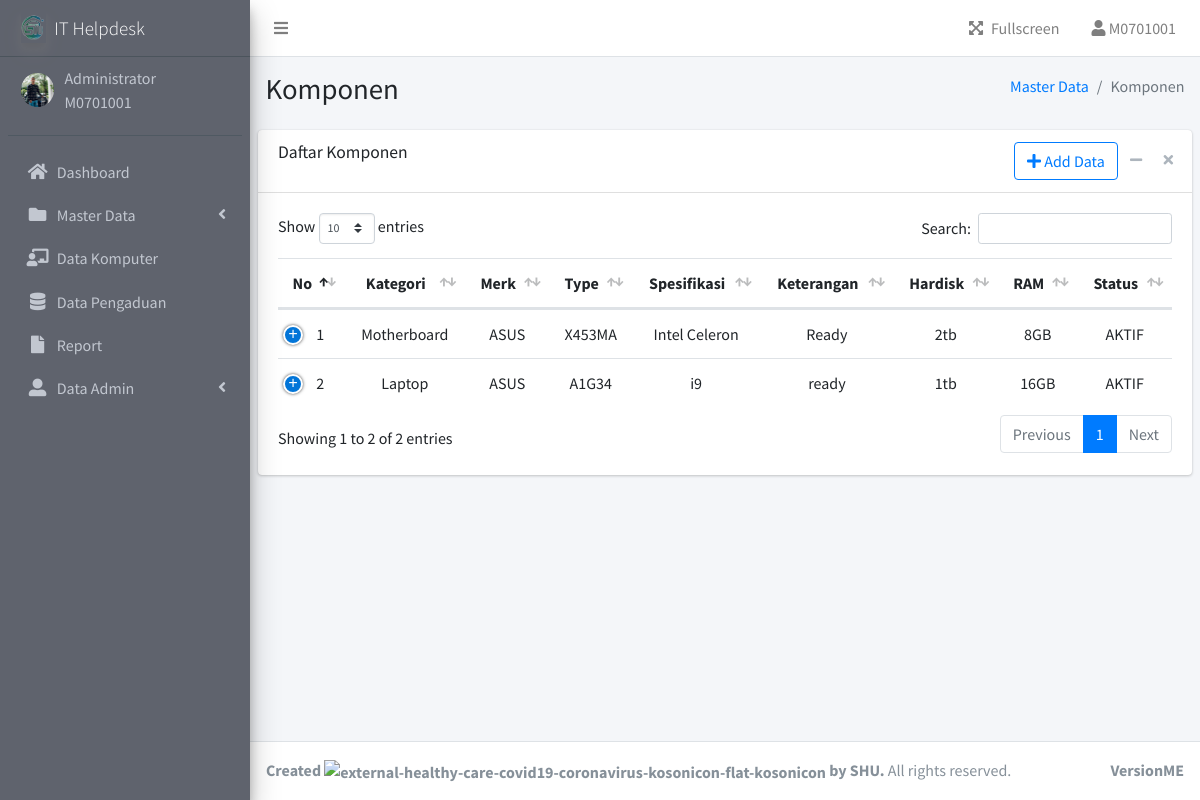
The app's page /admin/komponen.php (signed in) with its own data.
### tables this page shows
CREATE TABLE `user` (
  `user_id` varchar(16) NOT NULL,
  `username` varchar(20) NOT NULL,
  `password` varchar(255) NOT NULL,
  `Role` varchar(30) NOT NULL,
  `img` varchar(255) NOT NULL,
  `status` tinyint(4) NOT NULL
);

CREATE TABLE `komponen` (
  `idkomponen` int(11) NOT NULL,
  `idkategori` int(11) NOT NULL,
  `idmerk` int(11) NOT NULL,
  `tipe` varchar(255) DEFAULT NULL,
  `spesifikasi` varchar(255) DEFAULT NULL,
  `keterangan` varchar(255) DEFAULT NULL,
  `hdd` varchar(50) NOT NULL,
  `ram` varchar(50) NOT NULL,
  `stats` varchar(255) DEFAULT NULL
);

CREATE TABLE `kategori` (
  `idkategori` int(11) NOT NULL,
  `namakategori` varchar(255) DEFAULT NULL
);

CREATE TABLE `merk` (
  `idmerk` int(11) NOT NULL,
  `namamerk` varchar(255) DEFAULT NULL
);

### function.php (called while the page is built, shortened)
<?php
$db_host = "localhost";
$db_user = "root";
$db_pass = "";
$db_name = "db_helpdesk";
$conn = mysqli_connect($db_host, $db_user, $db_pass, $db_name);
function query($query)
{
    global $conn;
    $result = mysqli_query($conn, $query);
    $rows = [];
    while ($row = mysqli_fetch_assoc($result)) {
        $rows[] = $row;
    }
    return $rows;
}

### admin/komponen.php (the view, shortened to what this page needs)
<?php
include "templates/header.php";
include "templates/sidebar.php";
$komponen = query("SELECT a.*, b.namakategori,c.namamerk FROM komponen a JOIN kategori b ON a.idkategori=b.idkategori JOIN merk c ON a.idmerk=c.idmerk");
?>
<div class="content-wrapper">
    <section class="content-header">
        <div class="container-fluid">
            <div class="row mb-2">
                <div class="col-sm-6">
                    <h1>Komponen</h1>
                </div>
                <div class="col-sm-6">
                    <ol class="breadcrumb float-sm-right">
                        <li class="breadcrumb-item"><a href="index.php">Master Data</a></li>
                        <li class="breadcrumb-item active">Komponen</li>
                    </ol>
                </div>
            </div>
        </div>
    </section>
    <section class="content">
        <div class="card">
            <div class="card-header">
                <h3 class="card-title">Daftar Komponen</h3>
                <div class="card-tools">
                    <button type="button" class="btn btn-outline-primary" data-toggle="modal" data-target="#addkomponen"><i class="fa fa-plus"></i>
                        Add Data
                    </button>
                    <button type="button" class="btn btn-tool" data-card-widget="collapse" title="Collapse">
                        <i class="fas fa-minus"></i>
                    </button>
                    <button type="button" class="btn btn-tool" data-card-widget="remove" title="Remove">
                        <i class="fas fa-times"></i>
                    </button>
                </div>
            </div>
            <div class="card-body">
                <div class="table-responsive">
                    <table class="table table-hover" id="table_user" width="100%">
                        <thead align="center">
                            <th>No</th>
                            <th>Kategori</th>
                            <th>Merk</th>
                            <th>Type</th>
                            <th>Spesifikasi</th>
                            <th>Keterangan</th>
                            <th>Hardisk</th>
                            <th>RAM</th>
                            <th>Status</th>
                        </thead>
                        <tbody>
                            <?php
                            $no = 1;
                            foreach ($komponen as $row) :
                            ?>
                                <tr align="center">
                                    <td><?= $no; ?></td>
                                    <td><?= $row['namakategori']; ?></td>
                                    <td><?= $row['namamerk']; ?></td>
                                    <td><?= $row['tipe']; ?></td>
                                    <td><?= $row['spesifikasi']; ?></td>
                                    <td><?= $row['keterangan']; ?></td>
                                    <td><?= $row['hdd']; ?></td>
                                    <td><?= $row['ram']; ?></td>
                                    <td><?= $row['stats']; ?></td>
                                </tr>
                            <?php
                                $no++;
                            endforeach;
                            ?>
                        </tbody>
                    </table>
                </div>
            </div>
        </div>
    </section>
</div>
<?php
include "templates/footer.php";
?>

### admin/templates/header.php (shortened to what this page needs)
<?php
include '../function.php';
?>
<!DOCTYPE html>
<html lang="en">
<head>
  <link rel="stylesheet" href="../assets/plugins/fontawesome-free/css/all.min.css">
  <link rel="stylesheet" href="../assets/plugins/datatables-bs4/css/dataTables.bootstrap4.min.css">
  <link rel="stylesheet" href="../assets/plugins/datatables-buttons/css/buttons.bootstrap4.min.css">
  <link rel="stylesheet" href="../assets/plugins/datatables-responsive/css/responsive.bootstrap4.min.css">
  <link rel="stylesheet" href="../assets/dist/css/adminlte.min.css">
  <link rel="stylesheet" href="../assets/plugins/jquery-ui/jquery-ui.min.css">
</head>
<body class="hold-transition sidebar-mini">
  <div class="wrapper">
<nav class="main-header navbar navbar-expand navbar-white navbar-light">
  <ul class="navbar-nav">
    <li class="nav-item">
      <a class="nav-link" data-widget="pushmenu" href="#" role="button"><i class="fas fa-bars"></i></a>
    </li>
  </ul>
  <ul class="navbar-nav ml-auto">
    <li class="nav-item">
      <a class="nav-link" data-widget="fullscreen" href="#" role="button">
        <i class="fas fa-expand-arrows-alt mr-2"></i>Fullscreen
      </a>
    </li>
    <li class="nav-item dropdown">
      <a class="nav-link" data-toggle="dropdown" href="#">
        <i class="fas fa-user"></i>
        <span class="d-none d-md-inline"><?= $_SESSION["login"]["user_id"] ?></span>
      </a>
    </li>
  </ul>
</nav>
    <aside class="main-sidebar sidebar-dark-primary elevation-4">
      <a href="index.php" class="brand-link">
        <img src="../../assets/img/newagain.png" alt="IT Helpdesk" class="brand-image elevation-3" style="filter: drop-shadow(0px 0px 0px white);opacity: .8" >
        <span class="brand-text font-weight-light" style="font-size: 19px;">IT Helpdesk</span>
      </a>
      <div class="sidebar">
        <div class="user-panel mt-3 pb-3 mb-3 d-flex">
          <div class="image">
            <?php
            $id = $_SESSION["login"]["user_id"];
            $data = query("SELECT * FROM user WHERE user_id = '$id'")[0];
            ?>
            <img src="../assets/img/profile/<?= $data['img']; ?> " class="img-circle" alt="User Image">
          </div>
          <div class="info">
            <a class="d-block" style="cursor: default; margin-top:-12px;"><?= $_SESSION["login"]["Role"] ?></a>
            <a class="d-block" style="cursor: default;"><?= $_SESSION["login"]["user_id"] ?></a>
          </div>
        </div>

### admin/templates/header.php (style rules this page uses)
.main-sidebar { background-color: rgb(95, 99, 109) ; color:#c2c7d0; }

### records on screen
user: img (picture)
komponen: idkategori.namakategori "Motherboard", idmerk.namamerk "ASUS", tipe "X453MA", spesifikasi "Intel Celeron", keterangan "Ready", hdd "2tb", ram "8GB", stats "AKTIF"
komponen: idkategori.namakategori "Laptop", idmerk.namamerk "ASUS", tipe "A1G34", spesifikasi "i9", keterangan "ready", hdd "1tb", ram "16GB", stats "AKTIF"

### other values on screen
$_SESSION["login"]["user_id"] "M0701001"
$_SESSION["login"]["Role"] "Administrator"
